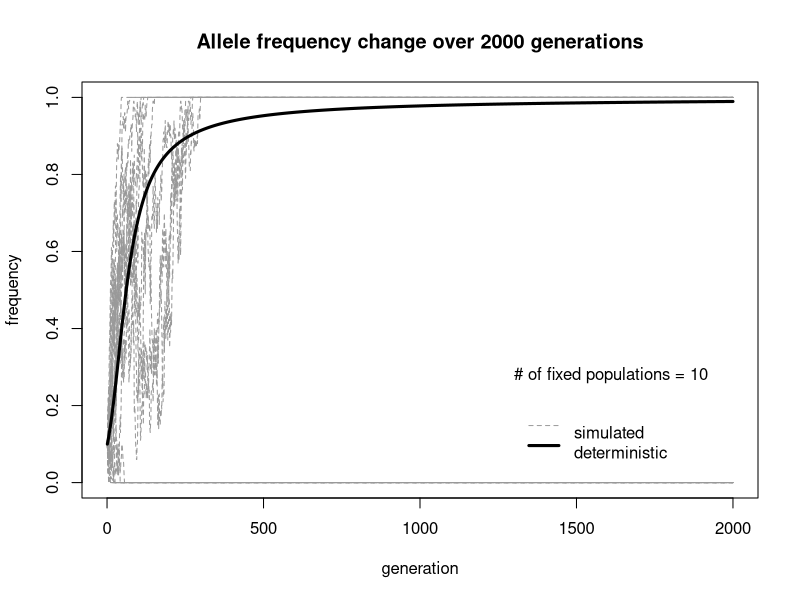

R code for this plot:
# set parameters: ------------------------------------------------------------ #
# population size
N <- 100

# generations
ngen <- 2000

# selection coefficient
s <- 0.05 

# initial allele frequency
f <- 0.1

# initializing variable 'fix', which will be the number of fixed populations
fix <- 0
# ---------------------------------------------------------------------------- #

# Open plot device
plot(NA, xlim = c(0, ngen), ylim = c(0, 1), type = "n",
     xlab = "generation", ylab = "frequency", 
     main = sprintf("Allele frequency change over %d generations", ngen))

## do the calculations
for(i in 1:20) { 
  
  # allele freq vector
  p <- numeric(ngen) 

  # initial frequency of allele "0"
  p[1] <- f
  
  # for each subsequent generation
  for(j in 2:length(p)) { 
    
    # calculate allele frequency after selection
    af <- p[j-1] / (1 - (s*(1-p[j-1])^2))

    # simulate population based on these allele frequencies
    pop <- rep(0:1, times = round(c(af, 1-af)*N))
    
    # sample with replacement to simulate drift
    pop <- sample(pop, replace = TRUE) 

    # take the frequency of allele "0"
    p[j] <- mean(pop == 0) 
    
  } 
  
  # count number of fixations
  if(p[ngen] == 1) fix <- fix + 1
  
  # plot the values for population i
  lines(p, type = "l", col = "grey60", lty = 2) 
} 

# deterministic curve 
pd <- numeric(ngen) 
pd[1] <- p[1]

for(i in 2:length(pd)) { 
  pd[i] <- (pd[i-1]) / (1 - (s*(1-pd[i-1])^2)) 
} 

# plot
lines(pd, lwd = 3)

legend(x = 1300, y = 0.2, legend = c("simulated", "deterministic"), 
       lty = c(2,1), lwd = c(1,3), col = c("grey60", "black"), bty = "n",
       adj = c(0,1))

text(1300, 0.3, sprintf("# of fixed populations = %d", fix), adj = c(0,1))
